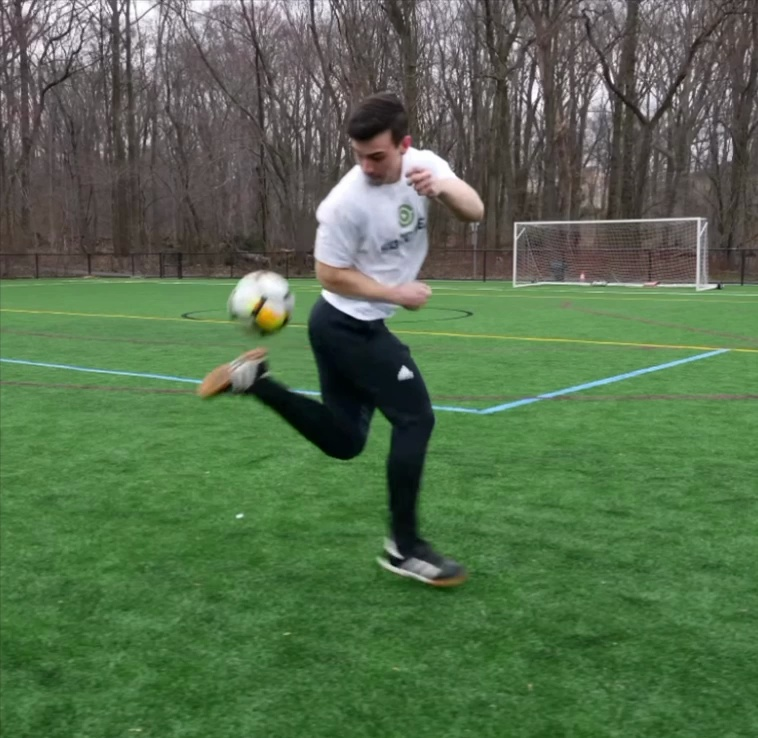
#> input picture data/reference/pictures_for_model/_testframe.jpg, 758 x 738 px; its folder holds only this picture in this run
$ python -i video.py   (imports and definitions only)   (older library calls are emulated)
#> lines starting #> are read from the running program, lines starting #| are printed output that depends on the picture
"""Decode source video, propose diverse sharp frames, and retain exact timestamps."""
import json
import shutil
import subprocess
import uuid
from datetime import datetime, timezone
from pathlib import Path

import cv2
import numpy as np

from . import store


# [33 lines left out: functions probe, extract_frame, not called in this run]


def propose_timestamps(path: Path, count: int = 6) -> list[float]:
    """A transparent heuristic, not semantic pose recognition.

    Sample at up to 8fps. Partition time to guarantee coverage, then prefer sharp
    frames with moderate visual change in each partition. Penalize edit flashes.
    Users can replace/add exact frames and choose a person before inference.
    """
#> called with count = 6
    cap = cv2.VideoCapture(str(path))
    candidates = []
    previous = None
    try:
        fps = cap.get(cv2.CAP_PROP_FPS)
        stride = max(1, round(fps / 8))
        index = 0
        while True:
            ok, frame = cap.read()
#> frame is the input picture: shape (738, 758, 3); mean B, G, R 77.4, 109.7, 85.6
            if not ok:
                break
            if index % stride == 0:
                gray = cv2.cvtColor(cv2.resize(frame, (144, 192)), cv2.COLOR_BGR2GRAY)
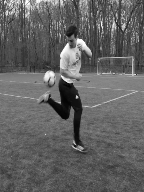
#> gray: shape (192, 144); min 3, max 254, mean 98.6
                sharpness = float(cv2.Laplacian(gray, cv2.CV_64F).var())
#> sharpness = 3095.5
                motion = float(np.abs(gray.astype(float) - previous).mean()) if previous is not None else 0
#> motion = 0
                pts = cap.get(cv2.CAP_PROP_POS_MSEC) / 1000
                candidates.append((pts if pts > 0 else index / fps, sharpness, motion))
                previous = gray.astype(float)
            index += 1
    finally:
        cap.release()
    if not candidates:
        raise ValueError("No frames could be decoded")
    rows = np.asarray(candidates)
    sharp = rows[:, 1] / max(float(np.percentile(rows[:, 1], 90)), 1)
    motion = rows[:, 2] / max(float(np.percentile(rows[:, 2], 90)), 1)
    scores = sharp.clip(0, 1) + 0.35 * motion.clip(0, 1) - 0.8 * (motion > 1.8)
    chosen = [int(group[np.argmax(scores[group])]) for group in
              np.array_split(np.arange(len(rows)), min(count, len(rows))) if len(group)]
    return [round(float(rows[i, 0]), 6) for i in chosen]


# [50 lines left out: functions add_frame, prepare, not called in this run]

>>> result = propose_timestamps('../../../data/reference/pictures_for_model/_testframe.jpg')
